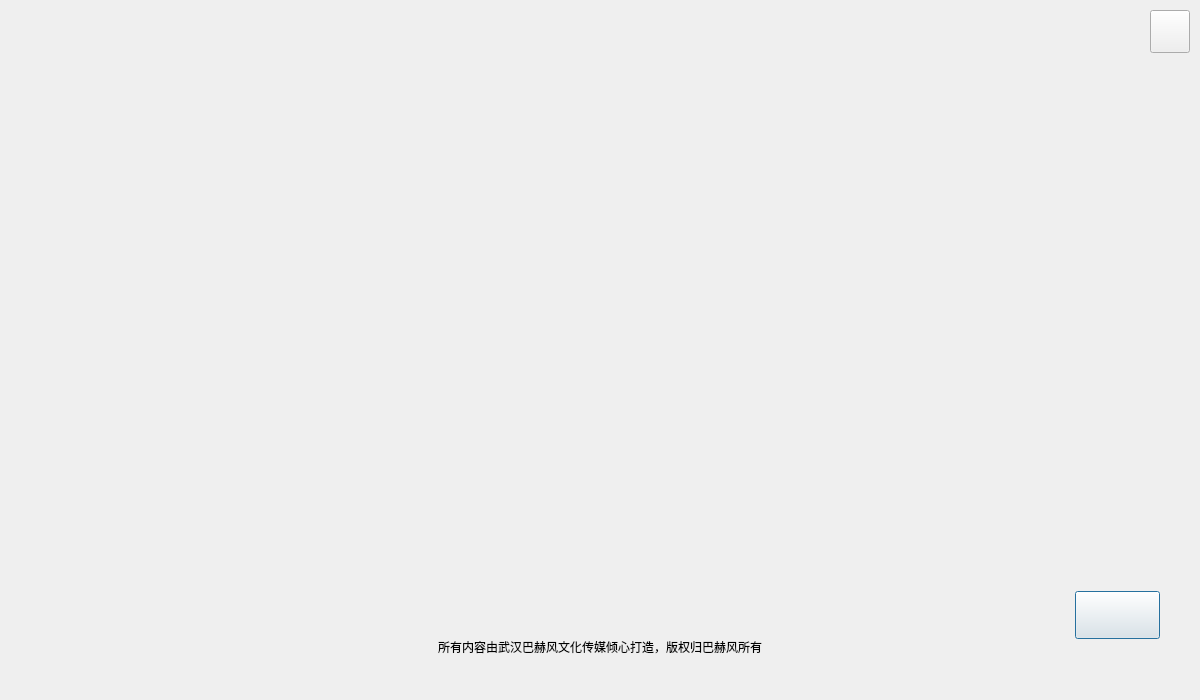
<?xml version="1.0" encoding="UTF-8"?>
<ui version="4.0">
 <class>PraxisDlg</class>
 <widget class="QDialog" name="PraxisDlg">
  <property name="geometry">
   <rect>
    <x>0</x>
    <y>0</y>
    <width>1200</width>
    <height>700</height>
   </rect>
  </property>
  <property name="minimumSize">
   <size>
    <width>1200</width>
    <height>700</height>
   </size>
  </property>
  <property name="windowTitle">
   <string>Dialog</string>
  </property>
  <property name="styleSheet">
   <string notr="true"/>
  </property>
  <widget class="QLabel" name="_pBottomLab">
   <property name="geometry">
    <rect>
     <x>1</x>
     <y>630</y>
     <width>1198</width>
     <height>33</height>
    </rect>
   </property>
   <property name="minimumSize">
    <size>
     <width>1198</width>
     <height>33</height>
    </size>
   </property>
   <property name="text">
    <string>所有内容由武汉巴赫风文化传媒倾心打造，版权归巴赫风所有</string>
   </property>
   <property name="alignment">
    <set>Qt::AlignCenter</set>
   </property>
  </widget>
  <widget class="QWidget" name="_pMenuBtnParentWidget" native="true">
   <property name="geometry">
    <rect>
     <x>30</x>
     <y>594</y>
     <width>948</width>
     <height>36</height>
    </rect>
   </property>
   <property name="minimumSize">
    <size>
     <width>948</width>
     <height>36</height>
    </size>
   </property>
  </widget>
  <widget class="QPushButton" name="_pSbumitBtn">
   <property name="geometry">
    <rect>
     <x>1075</x>
     <y>591</y>
     <width>85</width>
     <height>48</height>
    </rect>
   </property>
   <property name="sizePolicy">
    <sizepolicy hsizetype="Preferred" vsizetype="Preferred">
     <horstretch>0</horstretch>
     <verstretch>0</verstretch>
    </sizepolicy>
   </property>
   <property name="minimumSize">
    <size>
     <width>85</width>
     <height>48</height>
    </size>
   </property>
   <property name="cursor">
    <cursorShape>PointingHandCursor</cursorShape>
   </property>
   <property name="text">
    <string/>
   </property>
  </widget>
  <widget class="QPushButton" name="_pCloseBtn">
   <property name="geometry">
    <rect>
     <x>1150</x>
     <y>10</y>
     <width>40</width>
     <height>43</height>
    </rect>
   </property>
   <property name="sizePolicy">
    <sizepolicy hsizetype="Preferred" vsizetype="Preferred">
     <horstretch>0</horstretch>
     <verstretch>0</verstretch>
    </sizepolicy>
   </property>
   <property name="minimumSize">
    <size>
     <width>40</width>
     <height>43</height>
    </size>
   </property>
   <property name="cursor">
    <cursorShape>PointingHandCursor</cursorShape>
   </property>
   <property name="text">
    <string/>
   </property>
  </widget>
 </widget>
 <resources/>
 <connections/>
</ui>
